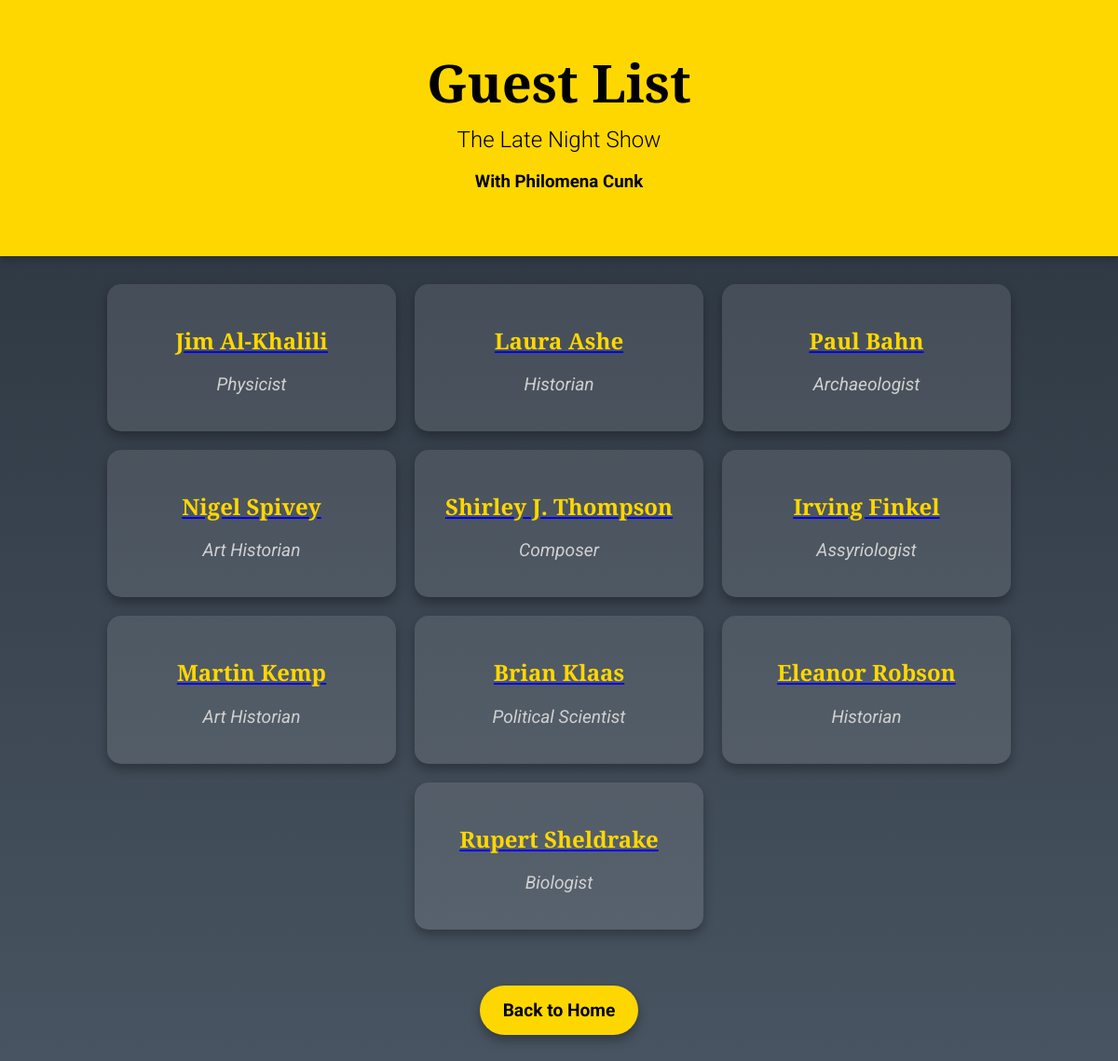
Screenshot of /guests with the database file from the repository.
### models.py (models this page shows)
class Guest(db.Model, SerializerMixin):
    __tablename__ = 'guests'
    id = db.Column(db.Integer, primary_key=True)
    name = db.Column(db.String, nullable=False)
    occupation = db.Column(db.String, nullable=False)
    appearances = db.relationship('Appearance', back_populates='guest', cascade='all, delete-orphan')
    serialize_rules = ('-appearances.guest',)

### app.py (the view)
@app.route('/guests', methods=['GET'])
def guest_list():
    guests = Guest.query.all()
    return render_template('guests.html', guests=guests)

### app.py (called while the page is built)
@app.before_request
def method_override():
    if request.method == 'POST' and '_method' in request.form:
        method = request.form['_method'].upper()
        if method in ['DELETE', 'PUT']:
            request.environ['REQUEST_METHOD'] = method

### templates/guests.html (shortened to what this page needs)
<!DOCTYPE html>
<html lang="en">
<head>
    <link rel="stylesheet" href="{{ url_for('static', filename='css/guests.css') }}">
</head>
<body>
    <div class="header">
        <h1>Guest List</h1>
        <h2>The Late Night Show</h2>
        <h3>With Philomena Cunk</h3>
    </div>
    <div class="guest-container">
        {% if guests %}
            <div class="guest-list">
                {% for guest in guests %}
                <div class="guest-card">
                    <a href="/guests/{{ guest.id }}" class="guest-name-link">
                        <h3 class="guest-name">{{ guest.name }}</h3>
                    </a>
                    <p class="guest-occupation">{{ guest.occupation }}</p>
                </div>
                {% endfor %}
            </div>
        {% else %}
            <p class="no-guests">No guests found. Please check back later!</p>
        {% endif %}
    </div>
    <div class="back-button-container">
        <a href="/" class="back-button">Back to Home</a>
    </div>
</body>
</html>

### static/css/guests.css (style rules this page uses)
body { font-family: 'Roboto', sans-serif; margin: 0; padding: 0; background: linear-gradient(to bottom, #28313b, #485461); color: white; text-align: center; }
.header { padding: 50px 20px; background-color: #FFD700; color: black; box-shadow: 0 4px 8px rgba(0, 0, 0, 0.2); }
.header h1 { font-family: 'Playfair Display', serif; font-size: 3.5em; margin: 0; }
.header h2 { font-family: 'Roboto', sans-serif; font-size: 1.5em; font-weight: 300; margin-top: 10px; }
.guest-container { padding: 30px; }
.guest-list { display: flex; flex-wrap: wrap; justify-content: center; gap: 20px; }
.guest-card { background-color: rgba(255, 255, 255, 0.1); padding: 20px 30px; width: 250px; border-radius: 15px; text-align: center; box-shadow: 0 6px 12px rgba(0, 0, 0, 0.3); transition: transform 0.2s, box-shadow 0.2s; }
.guest-name { font-family: 'Playfair Display', serif; font-size: 1.5em; margin-bottom: 10px; color: #FFD700; }
.guest-occupation { font-family: 'Roboto', sans-serif; font-size: 1.2em; font-style: italic; color: #d0d0d0; }
.back-button-container { margin: 30px 0; }
.back-button { display: inline-block; text-decoration: none; font-size: 1.2em; font-weight: bold; color: black; background-color: #FFD700; padding: 15px 25px; border-radius: 30px; box-shadow: 0 6px 12px rgba(0, 0, 0, 0.3); transition: background-color 0.3s, box-shadow 0.3s; }

### rows the page displays
Guest: name "Jim Al-Khalili", occupation "Physicist"
Guest: name "Laura Ashe", occupation "Historian"
Guest: name "Paul Bahn", occupation "Archaeologist"
Guest: name "Nigel Spivey", occupation "Art Historian"
Guest: name "Shirley J. Thompson", occupation "Composer"
Guest: name "Irving Finkel", occupation "Assyriologist"
Guest: name "Martin Kemp", occupation "Art Historian"
Guest: name "Brian Klaas", occupation "Political Scientist"
Guest: name "Eleanor Robson", occupation "Historian"
Guest: name "Rupert Sheldrake", occupation "Biologist"
